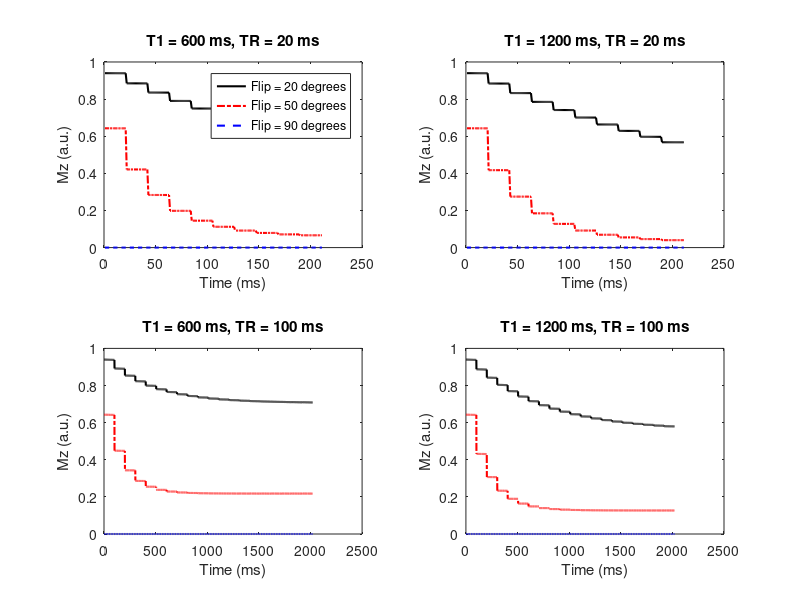

The MATLAB source for this figure:
% Script plotting how the GRE  signal evolves at different
% T1s, T2s and flip angles
figure
clear
for s=1:4
    switch s
        case 1
            subplot(2,2,1)
            T1= 600;
            T2= 50000;
            TR = 20;
            N = 10; %how many TR's are simulated
            
        case 2
            subplot(2,2,2)
            T1= 1200;
            T2= 50000;
            TR = 20;
            N = 10; %how many TR's are simulated
        case 3
            subplot(2,2,3)
            T1= 600;
            T2= 50000;
            TR = 100;
            N = 20; %how many TR's are simulated
        case 4
            subplot(2,2,4)
            T1= 1200;
            T2= 50000;
            TR = 100;
            N = 20; %how many TR's are simulated
    end
    
    fa = [20 50 90]/180*pi;
    
    dt = 1; %simulation time steps
    
    M0=1;
    Ma(1) = M0; %initial value for Ma
    Mb(1) = M0; %initial value for Mb
    Mc(1) = M0; %initial value for Mc
    MTa(1) = 0; %initial value for Ma
    MTb(1) = 0; %initial value for Mb
    MTc(1) = 0; %initial value for Mc
    
    i=1;
    for n=1:N
        MTa(i) = Ma(i) * cos(fa(1)); %flip the signal!
        MTb(i) = Mb(i) * cos(fa(2)); %flip the signal!
        MTc(i) = Mc(i) * cos(fa(3)); %flip the signal!
        Ma(i) = Ma(i) * cos(fa(1)); %flip the signal!
        Mb(i) = Mb(i) * cos(fa(2)); %flip the signal!
        Mc(i) = Mc(i) * cos(fa(3)); %flip the signal!
        for t=0:dt:TR
            Ma(i+1) = Ma(i)*exp(-dt/T1)+(1-exp(-dt/T1))*M0;
            Mb(i+1) = Mb(i)*exp(-dt/T1)+(1-exp(-dt/T1))*M0;
            Mc(i+1) = Mc(i)*exp(-dt/T1)+(1-exp(-dt/T1))*M0;
            
            MTa(i+1) = MTa(i)*exp(-dt/T2);
            MTb(i+1) = MTb(i)*exp(-dt/T2);
            MTc(i+1) = MTc(i)*exp(-dt/T2);
            i=i+1;
        end
    end
    
    plot(MTa,'k','LineWidth',1.5)
    hold on
    plot(MTb,'r-.','LineWidth',1.5)
    plot(MTc,'b--','LineWidth',1.5)
    ylim([0 1])
    if s==1
    legend('Flip = 20 degrees','Flip = 50 degrees','Flip = 90 degrees')
    end
    xlabel('Time (ms)')
    ylabel('Mz (a.u.)')
    title(['T1 = ',num2str(T1),' ms, TR = ',num2str(TR),' ms'])
    
    clear M*
end
